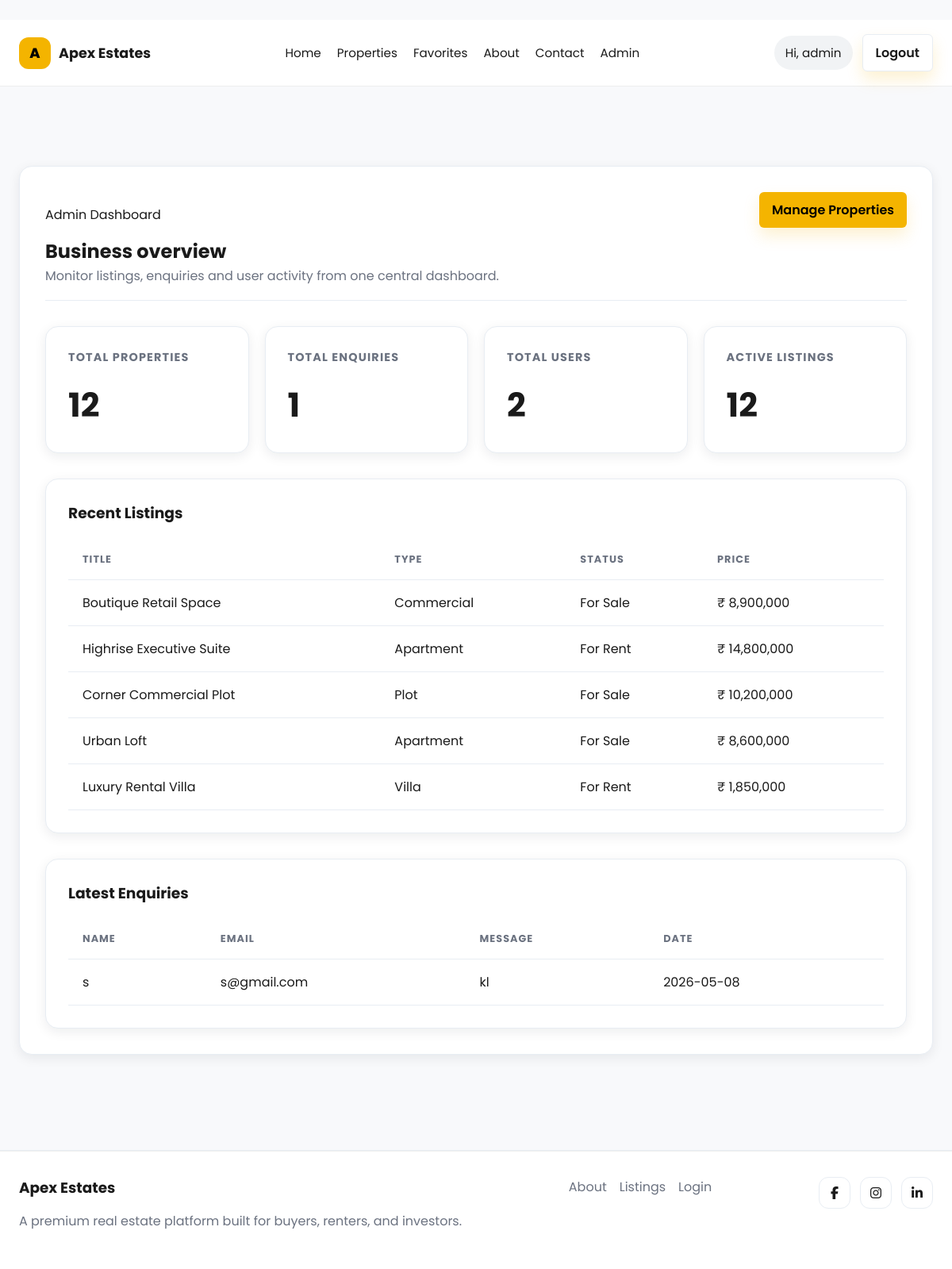
Page /admin (signed in) on the earlier database version.
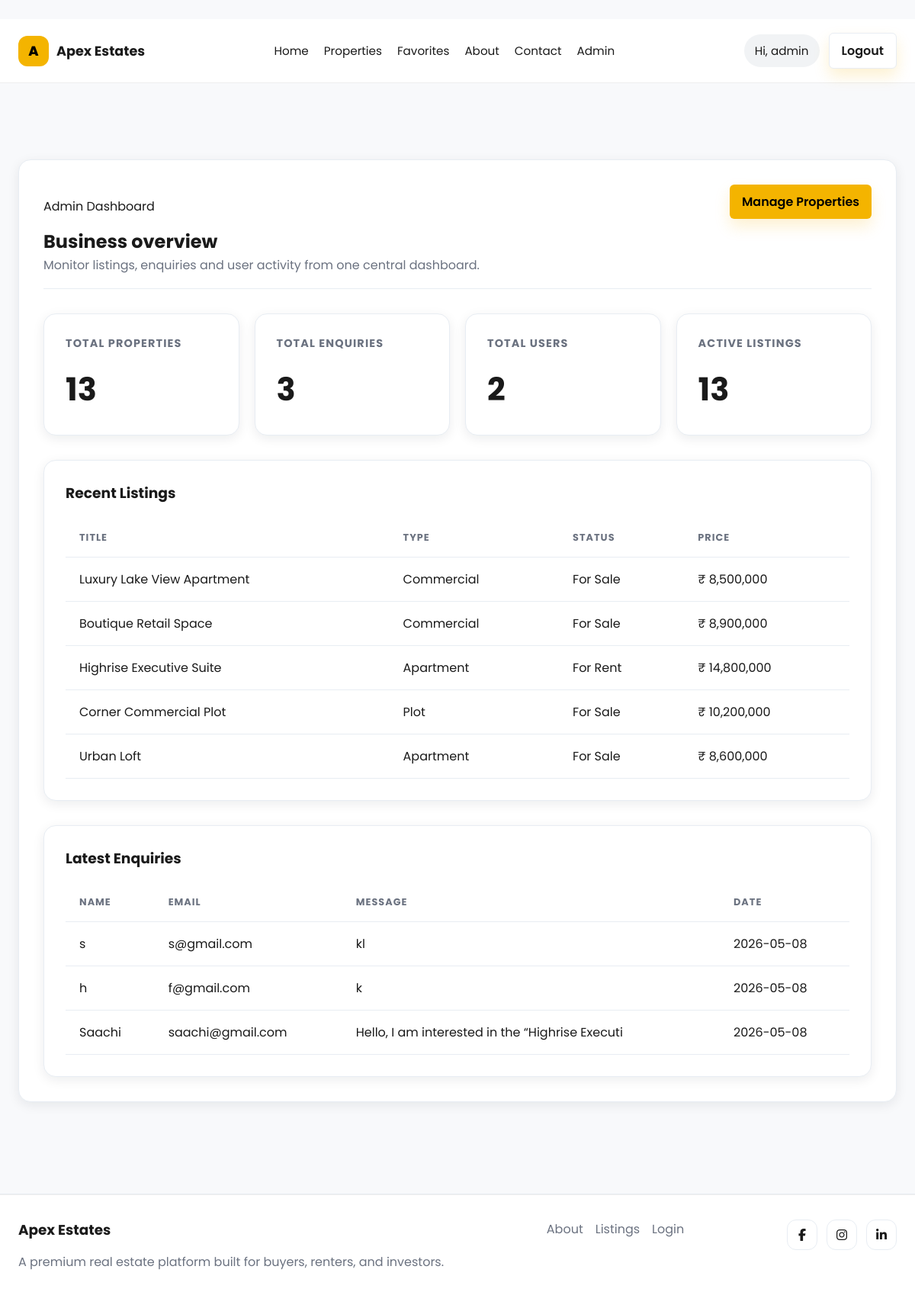
Same page on the later database version.
### tables this page shows
CREATE TABLE properties (
        id INTEGER PRIMARY KEY AUTOINCREMENT,
        title TEXT NOT NULL,
        description TEXT,
        price REAL,
        location TEXT,
        bedrooms INTEGER,
        bathrooms INTEGER,
        area_sqft INTEGER,
        property_type TEXT,
        status TEXT,
        image_filename TEXT,
        created_at TEXT
    );

CREATE TABLE enquiries (
        id INTEGER PRIMARY KEY AUTOINCREMENT,
        user_id INTEGER,
        property_id INTEGER,
        name TEXT,
        email TEXT,
        message TEXT,
        property TEXT,
        created_at TIMESTAMP DEFAULT CURRENT_TIMESTAMP
    );

### routes/admin.py (the view)
@admin_bp.route('/admin')
def admin_dashboard():
    if not admin_required():
        return redirect(url_for('property.index'))
    conn = get_db()
    properties_count = conn.execute('SELECT COUNT(*) FROM properties').fetchone()[0]
    for_sale_count = conn.execute("SELECT COUNT(*) FROM properties WHERE status = 'For Sale'").fetchone()[0]
    for_rent_count = conn.execute("SELECT COUNT(*) FROM properties WHERE status = 'For Rent'").fetchone()[0]
    users_count = conn.execute('SELECT COUNT(*) FROM users').fetchone()[0]
    enquiries_count = conn.execute('SELECT COUNT(*) FROM enquiries').fetchone()[0]
    recent_properties = conn.execute('SELECT * FROM properties ORDER BY created_at DESC LIMIT 5').fetchall()
    enquiries_raw = conn.execute('SELECT * FROM enquiries LIMIT 5').fetchall()
    enquiries = []
    if enquiries_raw:
        for e in enquiries_raw:
            enquiry_dict = dict(e)
            enquiry_dict['created_at'] = parse_datetime(enquiry_dict.get('created_at'))
            enquiries.append(enquiry_dict)
    conn.close()
    return render_template(
        'admin_dashboard.html',
        properties_count=properties_count,
        for_sale_count=for_sale_count,
        for_rent_count=for_rent_count,
        users_count=users_count,
        enquiries_count=enquiries_count,
        recent_properties=recent_properties,
        enquiries=enquiries,
        format_time_ago=format_time_ago
    )

### database/db.py (called while the page is built)
def get_db():
    if os.path.dirname(DB_PATH):
        os.makedirs(os.path.dirname(DB_PATH), exist_ok=True)
    conn = sqlite3.connect(DB_PATH)
    conn.row_factory = sqlite3.Row
    return conn

### routes/admin.py (called while the page is built)
def parse_datetime(dt_str):
    if not dt_str:
        return None
    if isinstance(dt_str, datetime):
        return dt_str
    try:
        if 'T' in str(dt_str):
            return datetime.fromisoformat(str(dt_str).split('.')[0])
        else:
            return datetime.strptime(str(dt_str), "%Y-%m-%d %H:%M:%S")
    except Exception:
        return None

def admin_required():
    return session.get('role') == 'admin'

### templates/admin_dashboard.html (shortened to what this page needs)
﻿{% extends 'base.html' %}
{% block content %}
<section class="section-card admin-page">
    <div class="admin-header">
        <div>
            <p class="eyebrow">Admin Dashboard</p>
            <h1>Business overview</h1>
            <p class="section-copy">Monitor listings, enquiries and user activity from one central dashboard.</p>
        </div>
        <a href="{{ url_for('admin.admin_properties') }}" class="btn">Manage Properties</a>
    </div>
    <div class="admin-stat-grid">
        <div class="stat-card">
            <h4>Total Properties</h4>
            <strong>{{ properties_count }}</strong>
        </div>
        <div class="stat-card">
            <h4>Total Enquiries</h4>
            <strong>{{ enquiries_count }}</strong>
        </div>
        <div class="stat-card">
            <h4>Total Users</h4>
            <strong>{{ users_count }}</strong>
        </div>
        <div class="stat-card">
            <h4>Active Listings</h4>
            <strong>{{ for_sale_count + for_rent_count }}</strong>
        </div>
    </div>
    <div class="table-card">
        <h3>Recent Listings</h3>
        <table class="admin-table">
            <thead>
                <tr>
                    <th>Title</th>
                    <th>Type</th>
                    <th>Status</th>
                    <th>Price</th>
                </tr>
            </thead>
            <tbody>
                {% for property in recent_properties %}
                <tr>
                    <td>{{ property['title'] }}</td>
                    <td>{{ property['property_type'] }}</td>
                    <td>{{ property['status'] }}</td>
                    <td>₹ {{ "{:,.0f}".format(property['price']) }}</td>
                </tr>
                {% endfor %}
            </tbody>
        </table>
    </div>
    <div class="table-card">
        <h3>Latest Enquiries</h3>
        <table class="admin-table">
            <thead>
                <tr>
                    <th>Name</th>
                    <th>Email</th>
                    <th>Message</th>
                    <th>Date</th>
                </tr>
            </thead>
            <tbody>
                {% if enquiries %}
                    {% for e in enquiries %}
                    <tr>
                        <td>{{ e['name'] }}</td>
                        <td>{{ e['email'] }}</td>
                        <td>{{ e['message'][:50] if e['message'] else 'N/A' }}</td>
                        <td>{{ e['created_at'].strftime('%Y-%m-%d') if e['created_at'] else 'N/A' }}</td>
                    </tr>
                    {% endfor %}
                {% else %}
                <tr>
                    <td colspan="4">No enquiries found</td>
                </tr>
                {% endif %}
            </tbody>
        </table>
    </div>
</section>
{% endblock %}

Differences in the rows shown:
no longer on this page (row unchanged): properties: title "Luxury Rental Villa", property_type "Villa", status "For Rent", price "1,850,000"
added properties: title "Luxury Lake View Apartment", property_type "Commercial", status "For Sale", price "8,500,000"
added enquiries: name "h", email "f@gmail.com", message "k", created_at "2026-05-08"
added enquiries: name "Saachi", email "saachi@gmail.com", message "Hello, I am interested in the “Highrise Executi", created_at "2026-05-08"
Other differences:
{{ properties_count }}: "12" → "13"
{{ enquiries_count }}: "1" → "3"
{{ for_sale_count + for_rent_count }}: "12" → "13"
